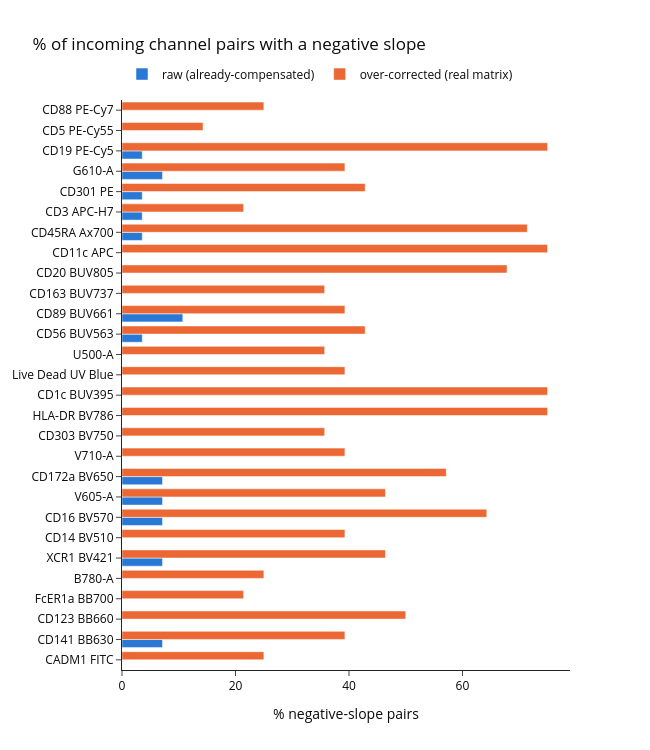

The cell this chart's notebook holds for it:
### Code cell
# explanation: same before/after shape as the earlier % negative events chart, but
# now the metric (% of pairs with a negative slope) actually targets over-compensation.
slope_impact_fig = go.Figure()
slope_impact_fig.add_bar(name="raw (already-compensated)", y=ALL_LABELS, x=raw_neg_slope_pct,
                          orientation="h", marker_color="#2a78d6")
slope_impact_fig.add_bar(name="over-corrected (real matrix)", y=ALL_LABELS, x=over_neg_slope_pct,
                          orientation="h", marker_color="#eb6834")
slope_impact_fig.update_layout(
    barmode="group", template="simple_white", font_color="#0b0b0b",
    title="% of incoming channel pairs with a negative slope",
    xaxis_title="% negative-slope pairs", width=650, height=750,
    legend=dict(orientation="h", yanchor="bottom", y=1.02, x=0),
)
slope_impact_fig.show()

### Figure 1 — Plotly figure (JSON) as saved in the notebook; plotly's stock layout.template omitted (floating-point values rounded to 4 significant figures)
{"data": [{"marker": {"color": "#2a78d6"}, "name": "raw (already-compensated)", "orientation": "h", "type": "bar", "x": [0.0, 7.143, 0.0, 0.0, 0.0, 7.143, 0.0, 7.143, 7.143, 7.143, 0.0, 0.0, 0.0, 0.0, 0.0, 0.0, 3.571, 10.71, 0.0, 0.0, 0.0, 3.571, 3.571, 3.571, 7.143, 3.571, 0.0, 0.0], "y": ["CADM1 FITC", "CD141 BB630", "CD123 BB660", "FcER1a BB700", "B780-A", "XCR1 BV421", "CD14 BV510", "CD16 BV570", "V605-A", "CD172a BV650", "V710-A", "CD303 BV750", "HLA-DR BV786", "CD1c BUV395", "Live Dead UV Blue", "U500-A", "CD56 BUV563", "CD89 BUV661", "CD163 BUV737", "CD20 BUV805", "CD11c APC", "CD45RA Ax700", "CD3 APC-H7", "CD301 PE", "G610-A", "CD19 PE-Cy5", "CD5 PE-Cy55", "CD88 PE-Cy7"]}, {"marker": {"color": "#eb6834"}, "name": "over-corrected (real matrix)", "orientation": "h", "type": "bar", "x": [25.0, 39.29, 50.0, 21.43, 25.0, 46.43, 39.29, 64.29, 46.43, 57.14, 39.29, 35.71, 75.0, 75.0, 39.29, 35.71, 42.86, 39.29, 35.71, 67.86, 75.0, 71.43, 21.43, 42.86, 39.29, 75.0, 14.29, 25.0], "y": ["CADM1 FITC", "CD141 BB630", "CD123 BB660", "FcER1a BB700", "B780-A", "XCR1 BV421", "CD14 BV510", "CD16 BV570", "V605-A", "CD172a BV650", "V710-A", "CD303 BV750", "HLA-DR BV786", "CD1c BUV395", "Live Dead UV Blue", "U500-A", "CD56 BUV563", "CD89 BUV661", "CD163 BUV737", "CD20 BUV805", "CD11c APC", "CD45RA Ax700", "CD3 APC-H7", "CD301 PE", "G610-A", "CD19 PE-Cy5", "CD5 PE-Cy55", "CD88 PE-Cy7"]}], "layout": {"barmode": "group", "font": {"color": "#0b0b0b"}, "height": 750, "legend": {"orientation": "h", "x": 0, "y": 1.02, "yanchor": "bottom"}, "title": {"text": "% of incoming channel pairs with a negative slope"}, "width": 650, "xaxis": {"title": {"text": "% negative-slope pairs"}}}}
